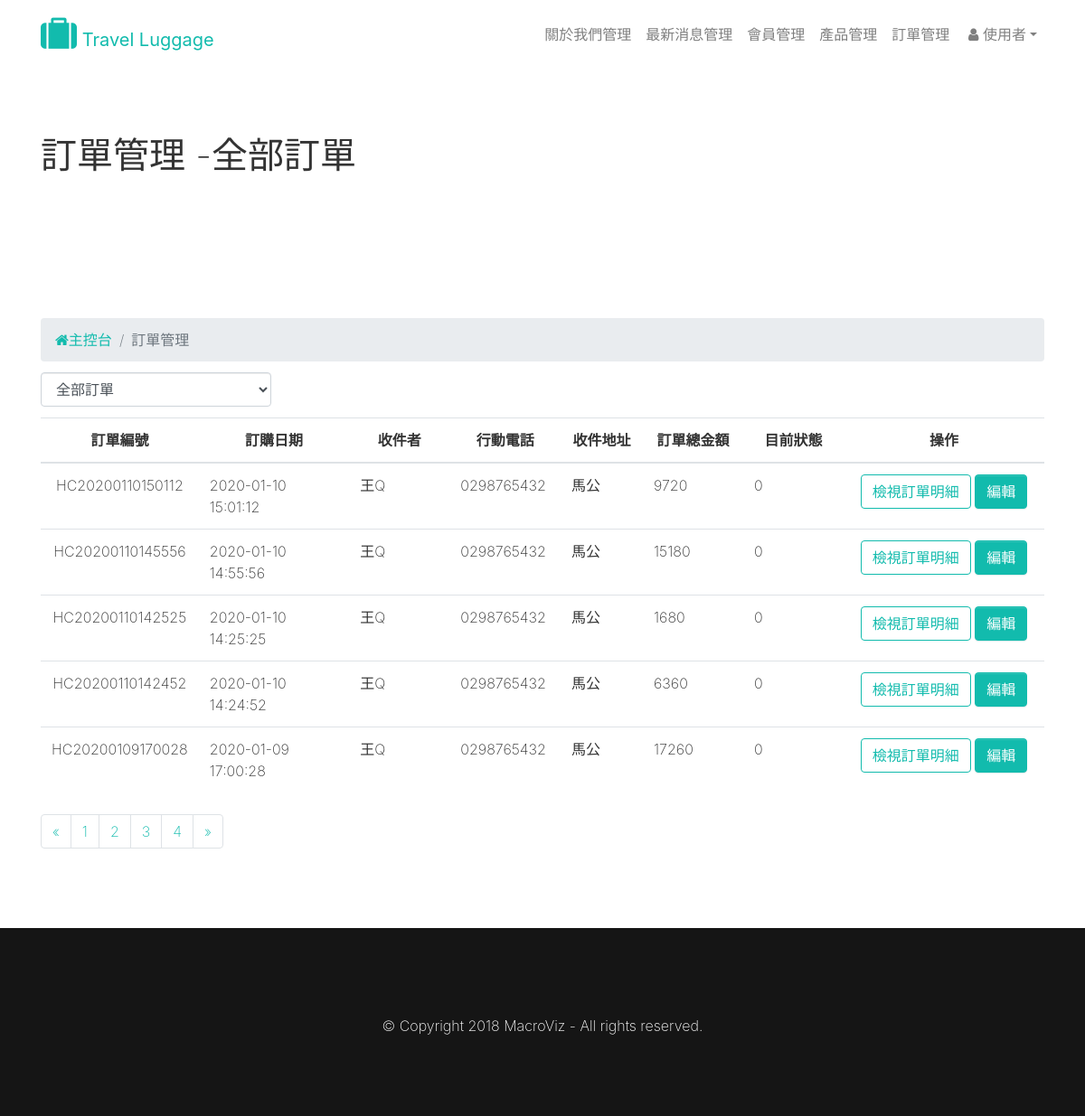
The page /backend/customer_orders/list.php?status=888 (signed in) on the database its author committed.
### tables this page shows
CREATE TABLE `customer_orders` (
  `customer_orderID` int(11) NOT NULL,
  `memberID` int(11) NOT NULL,
  `status` int(11) NOT NULL DEFAULT '0',
  `order_no` varchar(255) NOT NULL,
  `order_date` varchar(255) NOT NULL,
  `name` varchar(255) NOT NULL,
  `phone` varchar(255) NOT NULL,
  `address` varchar(255) DEFAULT NULL,
  `total` varchar(255) NOT NULL,
  `shipping` varchar(255) NOT NULL,
  `pay_method` varchar(255) DEFAULT NULL,
  `receive_method` varchar(255) DEFAULT NULL,
  `memo` varchar(255) DEFAULT NULL,
  `created_at` varchar(255) DEFAULT NULL,
  `updated_at` varchar(255) DEFAULT NULL
);

### backend/customer_orders/list.php (the view, shortened to what this page needs)
<?php
require('../../function/connection.php'); ?>
<?php
if( $_GET['status'] == 888 ){
$query = $db->query("SELECT * FROM customer_orders ORDER BY order_date DESC");
$data = $query->fetchAll(PDO::FETCH_ASSOC);
$total_rows = count($data);
}else{
$query = $db->query("SELECT * FROM customer_orders  WHERE status=".$_GET['status']." ORDER BY order_date DESC");
$data = $query->fetchAll(PDO::FETCH_ASSOC);
$total_rows = count($data);
}
?>
<!DOCTYPE html>
<html>
<head>
  <link rel="stylesheet" href="https://cdnjs.cloudflare.com/ajax/libs/font-awesome/4.7.0/css/font-awesome.min.css" type="text/css">
  <link rel="stylesheet" href="../css/theme.css" type="text/css">
</head>
<body>
<?php include_once('../layouts/nav.php'); ?>
  <div class="py-5">
    <div class="container">
      <div class="row">
        <div class="col-md-12">
          <h1 class="">訂單管理
          <?php if(isset ($_GET['status'] ) && $_GET['status'] != null) { ?>
          <?php switch($_GET['status']){
                     case 888:
                      echo "-全部訂單";
                      break;
                  }
          }
            ?></h1>
        </div>
      </div>
    </div>
  </div>
  <div class="py-5 text-center">
    <div class="container">
      <div class="row">
        <div class="col-md-12 text-left">
          <ul class="breadcrumb" style="margin-bottom: 0px; margin-top: 0px;">
            <li class="breadcrumb-item"> <a href="../news/list.php"><i class="fa fa-home"></i>主控台</a> </li>
            <li class="breadcrumb-item active">訂單管理</li>
          </ul>
        </div>
      </div>
      <div class="row">
        <div class="col-md-3 my-2" >
        <form action="#" method="get">
          <select class="form-control" name="status" id="status">
            <option value="888"<?php if($_GET['status'] == 888) echo "selected"; ?> >全部訂單</option>
          </select>
          </form>
        </div>
      </div>
      <div class="row">
        <div class="col-md-12">
        <?php if($total_rows > 0){ ?>
          <table class="table">
            <thead>
              <tr>
                <th width="15%">訂單編號</th>
                <th width="15%">訂購日期</th>
                <th width="10%">收件者</th>
                <th>行動電話</th>
                <th>收件地址</th>
                <th width="10%">訂單總金額</th>
                <th width="10%">目前狀態</th>
                <th width="20%">操作</th>
              </tr>
            </thead>
            <tbody>
              <?php foreach($data as $customer_orders){  ?>
              <tr>
                <td><?php echo $customer_orders['order_no']; ?></td>
                <td class="text-left"><?php echo $customer_orders['order_date']; ?></td>
                <td class="text-left"><?php echo $customer_orders['name']; ?></td>
                <td class="text-left"><?php echo $customer_orders['phone']; ?></td>
                <td class="text-left"><?php echo $customer_orders['address']; ?></td>
                <td class="text-left"><?php echo $customer_orders['total']; ?></td>
                <td class="text-left"><?php echo $customer_orders['status']; ?></td>
                <td>
                  <a href="../order_details/list.php?customer_orderID=<?php echo $customer_orders['customer_orderID']; ?>" class="btn btn-outline-primary">檢視訂單明細</a>
                  <a href="edit.php?customer_orderID=<?php echo $customer_orders['customer_orderID']; ?>" class="btn btn-primary">編輯</a>
                </td>
              </tr>
              <?php } ?>
            </tbody>
          </table>
              <?php }else{ ?>
              <p>目前無訂單</p>
              <?php } ?>
        </div>
      </div>
      <div class="row">
        <div class="col-md-12">
          <ul class="pagination">
            <li class="page-item">
              <a class="page-link" href="#">
                <span>«</span>
              </a>
            </li>
            <li class="page-item">
              <a class="page-link" href="#">1</a>
            </li>
            <li class="page-item">
              <a class="page-link" href="#">2</a>
            </li>
            <li class="page-item">
              <a class="page-link" href="#">3</a>
            </li>
            <li class="page-item">
              <a class="page-link" href="#">4</a>
            </li>
            <li class="page-item">
              <a class="page-link" href="#">
                <span>»</span>
              </a>
            </li>
          </ul>
        </div>
      </div>
    </div>
  </div>
  <div class="py-5 bg-dark text-white">
    <div class="container">
      <div class="row">
        <div class="col-md-12 mt-3 text-center">
          <p>© Copyright 2018 MacroViz - All rights reserved.</p>
        </div>
      </div>
    </div>
  </div>
</body>
</html>

### rows shown on the page
customer_orders: order_no "HC20200110150112", order_date "2020-01-10 15:01:12", name "王Q", phone "0298765432", address "馬公", total "9720", status "0"
customer_orders: order_no "HC20200110145556", order_date "2020-01-10 14:55:56", name "王Q", phone "0298765432", address "馬公", total "15180", status "0"
customer_orders: order_no "HC20200110142525", order_date "2020-01-10 14:25:25", name "王Q", phone "0298765432", address "馬公", total "1680", status "0"
customer_orders: order_no "HC20200110142452", order_date "2020-01-10 14:24:52", name "王Q", phone "0298765432", address "馬公", total "6360", status "0"
customer_orders: order_no "HC20200109170028", order_date "2020-01-09 17:00:28", name "王Q", phone "0298765432", address "馬公", total "17260", status "0"
